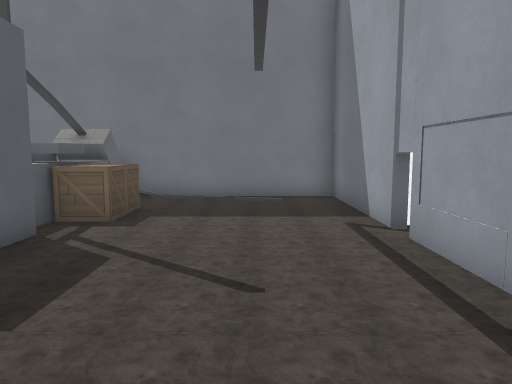
View 1 (above)

16 first-person views from a walk through a Godot game level. The camera is 1.3 m above the floor, tilts 6° down and sees 70° across. Doors that lead somewhere are drawn open, without their leaves. The floor is counted in squares, 1 m on a side. Each view is taken from the middle of a square. On the plan, view 1 faces up. The plan holds only what a view shows up to about 15 squares ahead; the rest is blank. The place goes on beyond the plan. Characters and animated objects are left out. Some surface patterns are stand-ins.

View 2
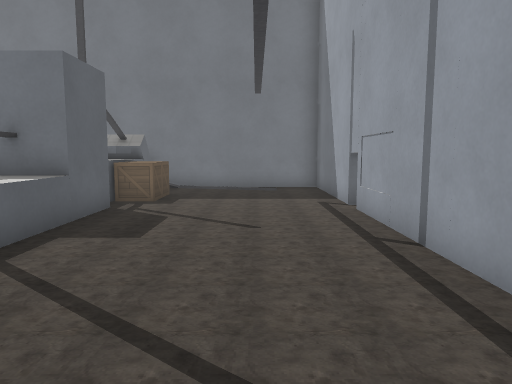

View 3
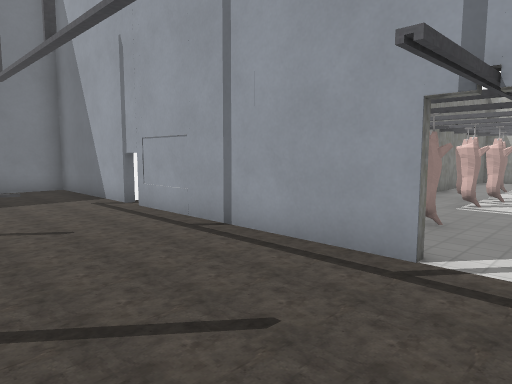

View 4
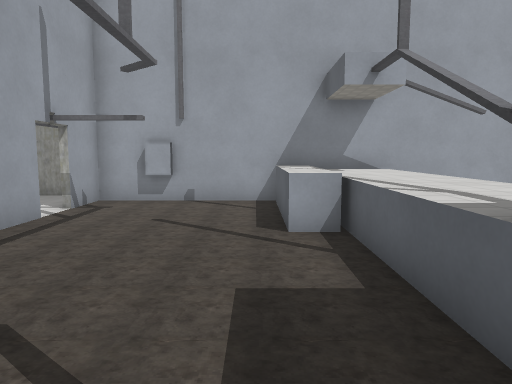

View 5
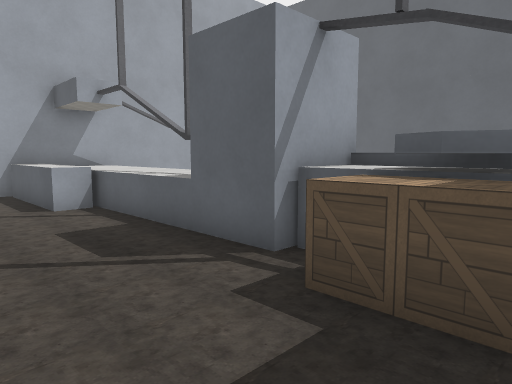

View 6
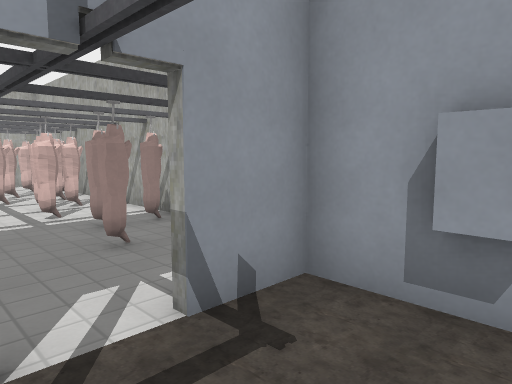

View 7
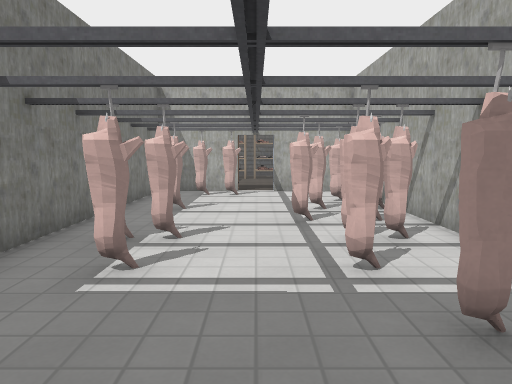

View 8
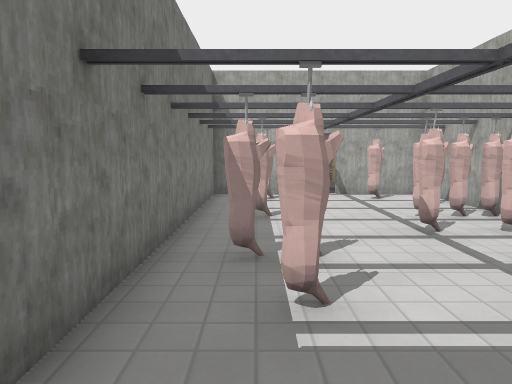

View 9
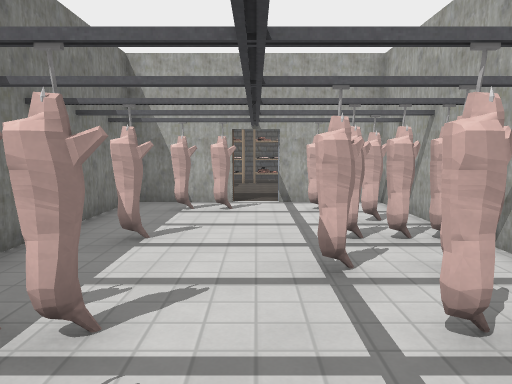

View 10
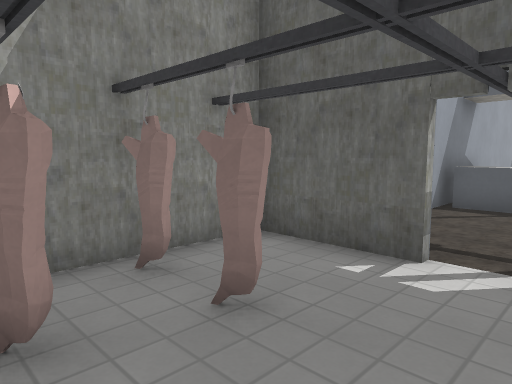

View 11
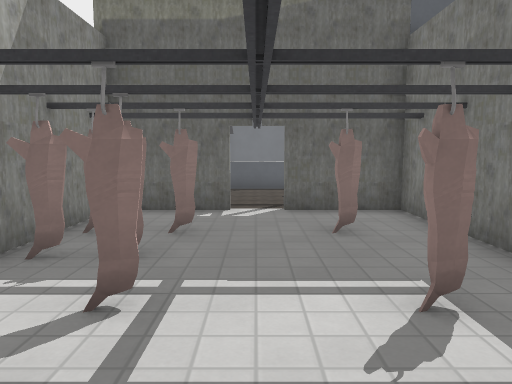

View 12
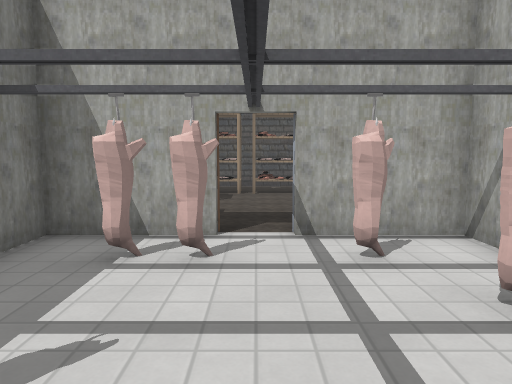

View 13
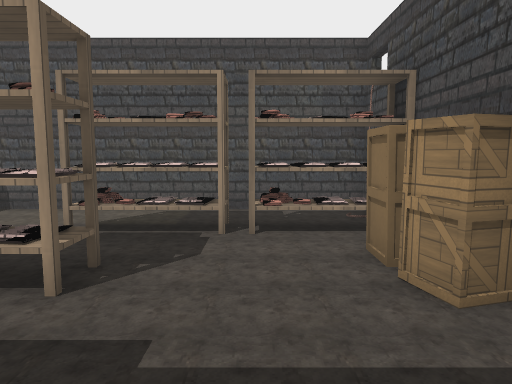

View 14
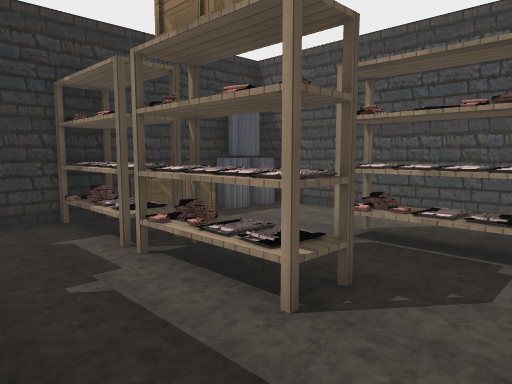

View 15
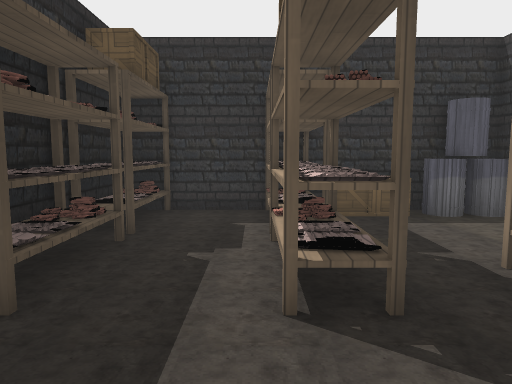

View 16
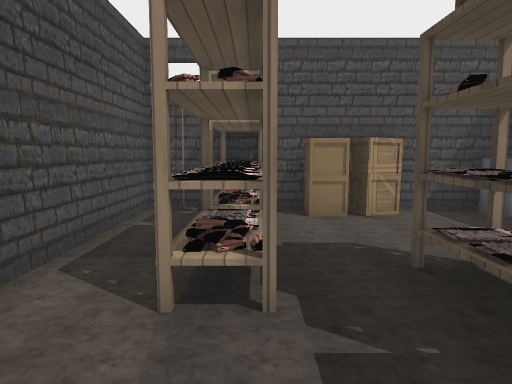

### Floor plan
Key: @ floor where view 1 was taken; # wall or solid block; . floor; D door; ^ raised ledge; B box; S shelf; A barrel; O other object.
Columns run from 6 left of view 1 to 26 right of it. Each row starts with its distance up from view 1.
 11 ##########
 10  ##......#
  9  ^B......#
  8  ^BB.....#
  7  ^BB.....#
  6 ^^#.....DD             ##########
  5   #......#             #S.SSBBAA#
  4  ^#......#             #S.SS....#
  3   ^......#             #S.SS....#
  2  ^^......###############S.SS....#
  1  ^^......#.............#S.SS.SS.#
  0  ^^^..@..#....OO#.O#.O.#S.SS.SS.#
 -1  ^^^....DD.O...O.....O.D.....SS.#
 -2  ^^^....DD...................SS.#
 -3  ^^^.....#.O..OO.OO..O.D.....SS.#
 -4 ##########..O##O#OO#O..#A.BBOSS##
 -5         #..OO#####O#...##########
 -6         ######     #####

Where each view was taken, in squares from view 1:
view 1: 0 up, 0 right, facing up
view 2: 3 down, 0 right, facing up
view 3: 3 down, 2 left, facing up-right
view 4: 6 up, 2 left, facing down
view 5: 9 up, 0 right, facing down-left
view 6: 1 down, 0 right, facing down-right
view 7: 2 down, 4 right, facing right
view 8: 0 up, 5 right, facing right
view 9: 2 down, 7 right, facing right
view 10: 1 down, 7 right, facing down-left
view 11: 2 down, 11 right, facing left
view 12: 2 down, 11 right, facing right
view 13: 2 down, 17 right, facing right
view 14: 2 down, 18 right, facing up-right
view 15: 3 down, 20 right, facing up
view 16: 4 up, 23 right, facing down
